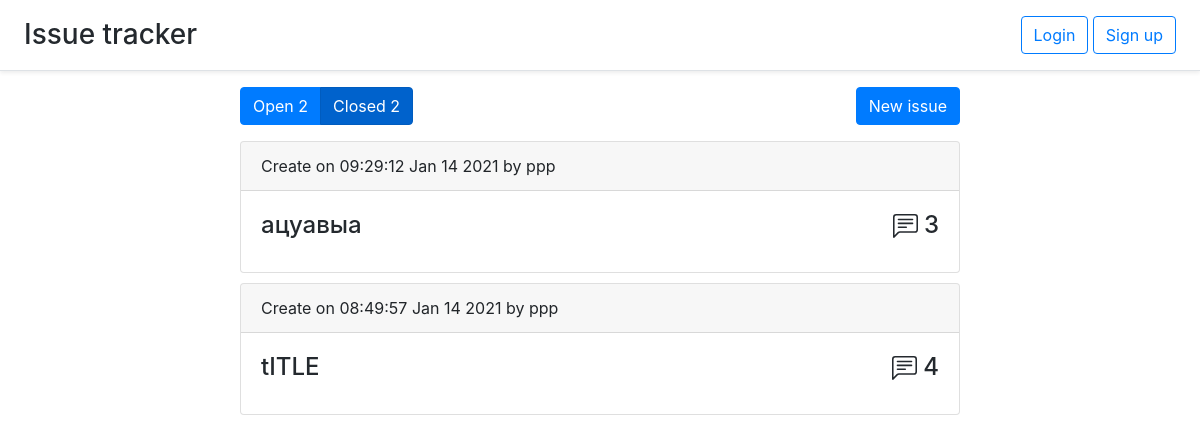
/closed, run on an earlier commit of the app's database.
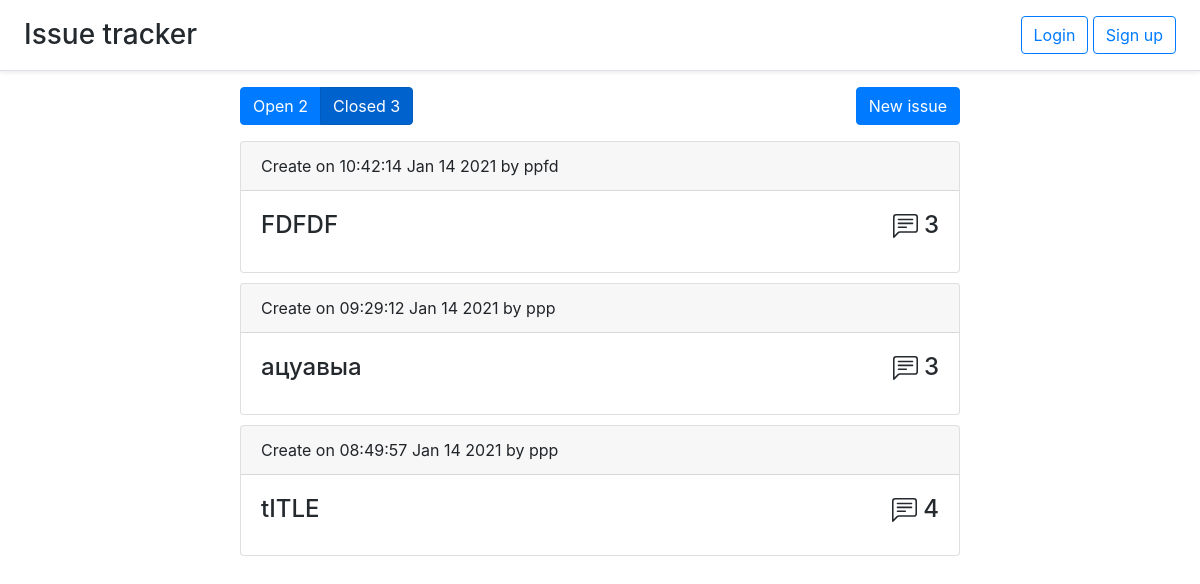
And on a later commit of the database.
### issue.py (models this page shows, shortened)
class Issue(db.Model):
    id = db.Column(db.Integer, primary_key=True)
    title = db.Column(db.String(50), nullable=False)
    user_id = db.Column(db.Integer, db.ForeignKey('user.id'))
    comments = db.relationship('Comment', backref='issue', lazy='dynamic')
    labels = db.relationship('Label', backref='issue', lazy='dynamic')
    is_open = db.Column(db.BOOLEAN, default=True)
    timestamp = db.Column(db.DateTime, default=datetime.utcnow)

### comment.py (models this page shows)
class Comment(db.Model):
    id = db.Column(db.Integer, primary_key=True)
    text = db.Column(db.Text, nullable=False)
    timestamp = db.Column(db.DateTime, default=datetime.utcnow)
    user_id = db.Column(db.Integer, db.ForeignKey('user.id'))
    issue_id = db.Column(db.Integer, db.ForeignKey('issue.id'))
    def pretty_date(self):
        return self.timestamp.strftime("%H:%M:%S %b %d %Y")

### auth.py (models this page shows)
class User(UserMixin, db.Model):
    id = db.Column(db.Integer, primary_key=True)
    email = db.Column(db.String(100), unique=True)
    password = db.Column(db.String(100))
    name = db.Column(db.String(100))
    issues = db.relationship('Issue', backref='user', lazy='dynamic')
    comments = db.relationship('Comment', backref='user', lazy='dynamic')

### issue.py (the view)
@issues.route('/closed')
def closed_issues():
    return create_index(Issue.query.filter_by(is_open=False), False)

### issue.py (called while the page is built)
def create_index(query, show_open):
    query = query.order_by(Issue.timestamp.desc())
    open_issues = Issue.query.filter_by(is_open=True).count()
    closed_issues = Issue.query.filter_by(is_open=False).count()
    return render_template('index.html', issues=query.all(), open_issues=open_issues, closed_issues=closed_issues,
                           show_open=show_open)

### templates/index.html (shortened to what this page needs)
{% extends 'base.html' %}
{% block content %}
    <div class="issues-upper-panel">
        <div class="btn-group btn-group-toggle" data-toggle="buttons">
            <a class="btn btn-primary {% if show_open %} active {% endif %}" href="/">Open {{ open_issues }}</a>
            <a class="btn btn-primary {% if not show_open %} active {% endif %}" href="/closed">Closed {{ closed_issues }}</a>
        </div>
        <button type="button" id="new-issue" class="btn btn-primary" data-toggle="modal" data-target="#myModal">
          New issue
        </button>
    </div>
    {% for issue in issues %}
        <div class="card">
          <div class="card-header">
            Create on {{ issue.comments.first().pretty_date() }} by {{ issue.user.name }}
          </div>
          <div class="card-body">
            <h4>
            <a class="link-gray-dark" href="issue/{{ issue.id }}">
              <div class="card-title">{{ issue.title }}
                  <div class="comments-cnt">
                      {{ issue.comments.count() }}
                  </div>
              </div>
            </a>
            </h4>
          </div>
        </div>
    {% endfor %}
{% endblock %}

### templates/base.html (shortened to what this page needs)
<!doctype html>
<html lang="en">
<head>
    <link rel= "stylesheet" type= "text/css" href= "{{ url_for('static',filename='base.css') }}">
    <link rel="stylesheet" href="https://stackpath.bootstrapcdn.com/bootstrap/4.5.2/css/bootstrap.min.css">
</head>
<body>
<header class="d-flex flex-column flex-md-row align-items-center p-3 px-md-4 mb-3 bg-white border-bottom shadow-sm">
        <a class="link-gray-dark h3 my-0 me-md-auto fw-normal" href="/">
              Issue tracker
        </a>
  <nav class="my-2 my-md-0 me-md-3">
    {% if current_user.is_authenticated %}
    <h5 class="logged">You are logged in as {{ current_user.name }} </h5>
    {% else %}
    <a class="btn btn-outline-primary" href="/login">Login</a>
    <a class="btn btn-outline-primary" href="/signup">Sign up</a>
    {% endif %}
  </nav>
</header>
<div id="content" class="content">{% block content %}{% endblock %}</div>
</body>
</html>

### static/base.css (style rules this page uses)
html, body { height: 100%; }
.content { margin-left: 20%; margin-right: 20%; }
.link-gray-dark { color: #24292e; text-decoration: none!important; }
#new-issue { float: right!important; }
.my-0 { margin-right: auto!important; }
.issues-upper-panel { margin-top: 1em; margin-bottom: 1em; }
.card { margin-top: 10px; }
.comments-cnt { float: right; }

What changed in the data, as far as the page shows it:
added Issue: comments.first "10:42:14 Jan 14 2021", user.name "ppfd", title "FDFDF", comments.count "3"
Also different on the page:
{{ closed_issues }}: "2" → "3"
